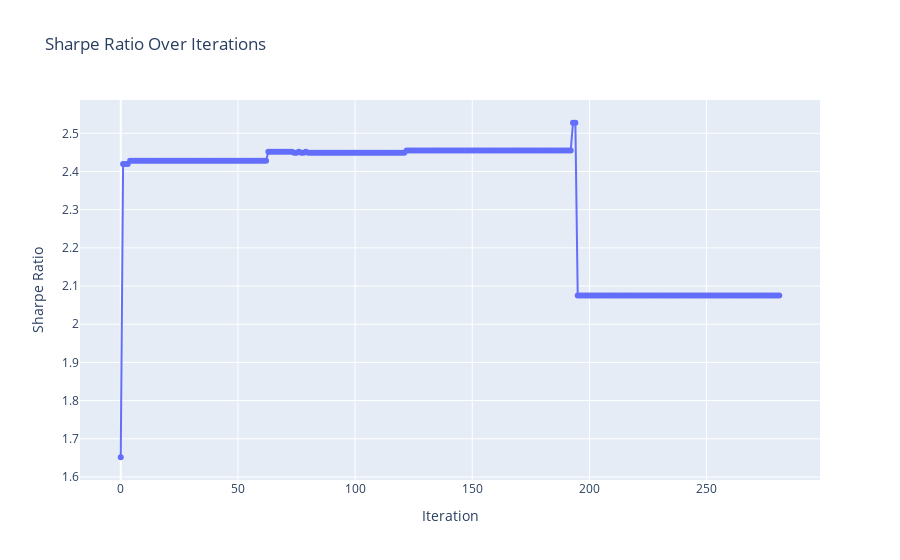

Here is the notebook cell this chart was saved with:
### Code cell
sharpe_ratios = [portfolio['sharpe'] for portfolio in total_portfolios]

fig = go.Figure(data=go.Scatter(x=list(range(len(sharpe_ratios))), y=sharpe_ratios, mode='lines+markers'))
fig.update_layout(title='Sharpe Ratio Over Iterations',
                  xaxis_title='Iteration',
                  yaxis_title='Sharpe Ratio',
                  )
fig.show()

### Figure 1 — Plotly figure (JSON) as saved in the notebook; plotly's stock layout.template omitted (floating-point values rounded to 4 significant figures; data arrays with more than 128 entries replaced by an {"elided": "..."} marker saying what was removed)
{"data": [{"mode": "lines+markers", "type": "scatter", "x": {"elided": "282 int values"}, "y": {"elided": "282 float values"}}], "layout": {"title": {"text": "Sharpe Ratio Over Iterations"}, "xaxis": {"title": {"text": "Iteration"}}, "yaxis": {"title": {"text": "Sharpe Ratio"}}}}
